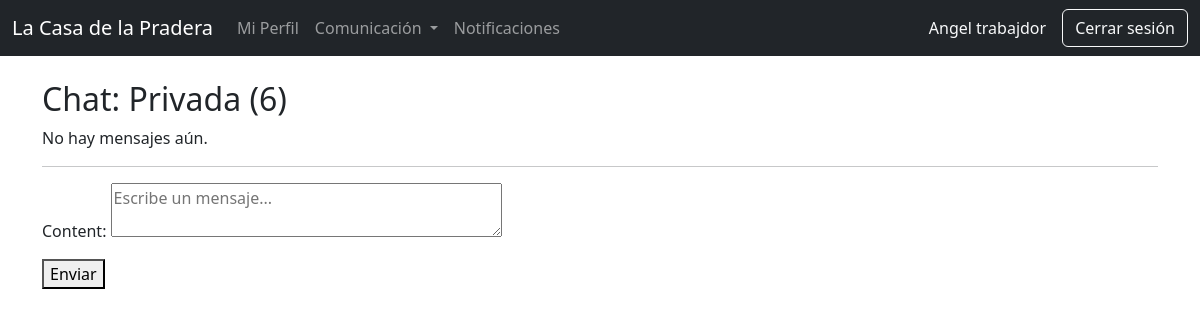
/comunicacion/chat/6/ (signed in), run on an earlier commit of the app's database.
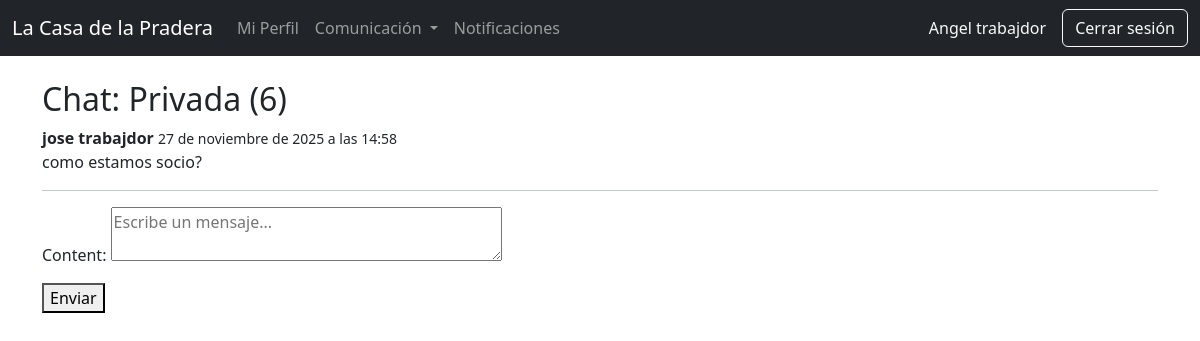
And on a later commit of the database.
### comunicacion/models.py (models this page shows, shortened)
class Message(models.Model):
    MESSAGE_TYPES = [
        ('text', 'Texto'),
        ('request', 'Solicitud'),
        ('incident', 'Incidente'),
    ]
    conversation = models.ForeignKey(Conversation, on_delete=models.CASCADE, related_name='mensajes')
    sender = models.ForeignKey(User, on_delete=models.SET_NULL, null=True, related_name='mensajes_enviados')
    content = models.TextField()
    message_type = models.CharField(max_length=20, choices=MESSAGE_TYPES, default='text')
    created_at = models.DateTimeField(auto_now_add=True)
    read_by = models.ManyToManyField(User, related_name='mensajes_leidos', blank=True)
    class Meta:
        ordering = ['created_at']

### comunicacion/views.py (the view)
# urls.py: path('chat/<int:conversation_id>/', views.conversation_detail, name='conversation_detail'),
@login_required
def conversation_detail(request, conversation_id):
    conv = get_object_or_404(Conversation, pk=conversation_id)
    if not conv.participants.filter(pk=request.user.pk).exists():
        return redirect('comunicacion:conversations_list')
    if request.method == 'POST':
        form = MessageForm(request.POST)
        if form.is_valid():
            msg = form.save(commit=False)
            msg.conversation = conv
            msg.sender = request.user
            msg.save()
            msg.read_by.add(request.user)
            return redirect('comunicacion:conversation_detail', conversation_id=conv.pk)
    else:
        form = MessageForm()
    mensajes = conv.mensajes.select_related('sender')
    return render(request, 'comunicacion/conversation_detail.html', {
        'conversation': conv,
        'mensajes': mensajes,
        'form': form,
    })

### comunicacion/forms.py
class MessageForm(forms.ModelForm):
    class Meta:
        model = Message
        fields = ['content']
        widgets = {
            'content': forms.Textarea(attrs={'rows':2, 'placeholder':'Escribe un mensaje...'})
        }

### comunicacion/models.py (called while the page is built)
    def __str__(self):
        if self.is_group and self.cuadrilla:
            return f"Grupo: {self.cuadrilla.nombre}"
        if self.nombre:
            return self.nombre
        return f"Privada ({self.pk})"

### core/context_processors.py (called while the page is built)
def notificaciones_no_leidas(request):
    if request.user.is_authenticated:
        return {
            "notifs_no_leidas": request.user.notificaciones.filter(leida=False).count()
        }
    return {"notifs_no_leidas": 0}

### personal/templatetags/custom_tags.py (called while the page is built)
@register.filter
def has_group(user, group_name):
    return user.groups.filter(name=group_name).exists()

### comunicacion/templates/comunicacion/conversation_detail.html (shortened to what this page needs)
{% extends 'base.html' %}
{% block content %}
<h2>Chat: {{ conversation }}</h2>
<div class="mensajes">
    {% for m in mensajes %}
    <div>
        <strong>{% if m.sender %}{{ m.sender.get_full_name|default:m.sender.username }}{% else %}Sistema{% endif %}</strong> <small>{{ m.created_at }}</small>
        <p>{{ m.content }}</p>
    </div>
    {% empty %}
    <p>No hay mensajes aún.</p>
    {% endfor %}
</div>
<hr>
<form method="post">
    {{ form.as_p }}
    <button type="submit">Enviar</button>
</form>
{% endblock %}

What changed in the data, as far as the page shows it:
added Message: sender.get_full_name "jose trabajdor", created_at "27 de noviembre de 2025 a las 14:58", content "como estamos socio?"
Also different on the page:
text no longer shown: "No hay mensajes aún."
